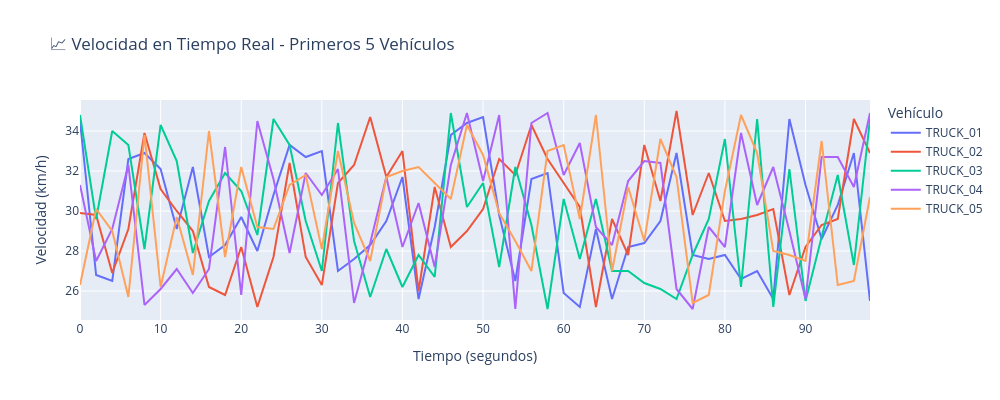
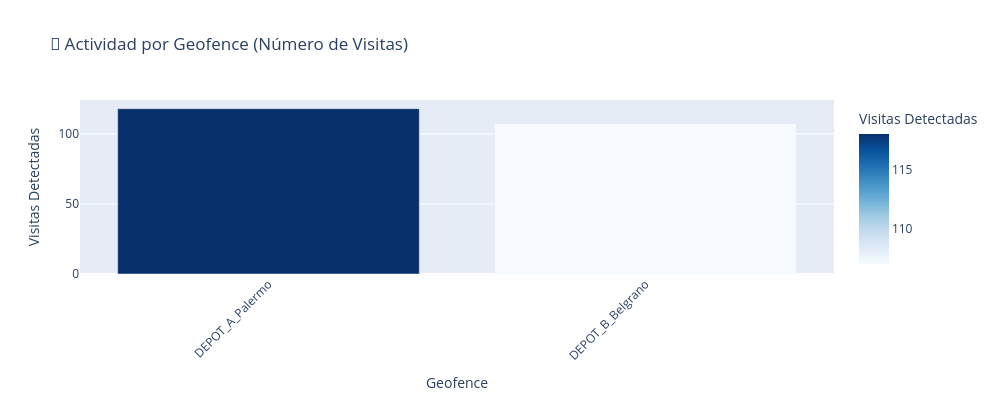
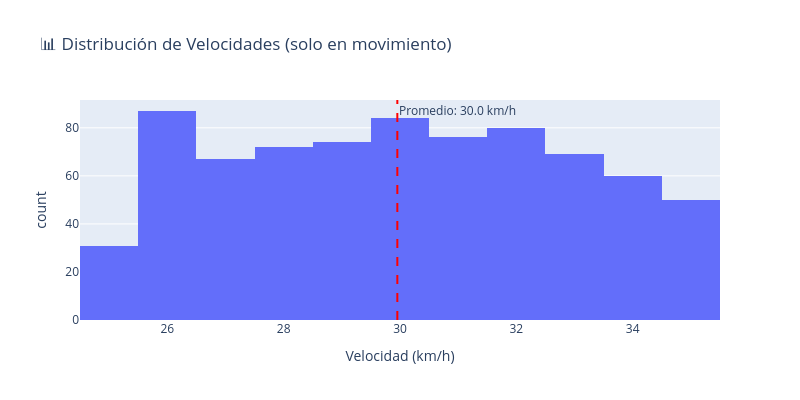

The notebook cell saved with these charts, in order:
### Code cell
# 1. Serie temporal de velocidades
df_events_full['timestamp_dt'] = pd.to_datetime(df_events_full['timestamp'])
df_events_full['seconds_elapsed'] = (df_events_full['timestamp_dt'] - df_events_full['timestamp_dt'].min()).dt.total_seconds()

# Seleccionar 5 vehículos para visualización
sample_vehicles = df_events_full['vehicle_id'].unique()[:5]
df_sample = df_events_full[df_events_full['vehicle_id'].isin(sample_vehicles)]

fig_speed = px.line(
    df_sample, 
    x='seconds_elapsed', 
    y='speed_kmh', 
    color='vehicle_id',
    title='📈 Velocidad en Tiempo Real - Primeros 5 Vehículos',
    labels={'seconds_elapsed': 'Tiempo (segundos)', 'speed_kmh': 'Velocidad (km/h)', 'vehicle_id': 'Vehículo'},
    width=1000,
    height=400,
)
fig_speed.update_layout(hovermode='x unified')
fig_speed.show()

# 2. Actividad por geofence - contar alertas inside_geofence
geofence_activity = df_alerts_full[df_alerts_full['alert_type'] == 'inside_geofence'].groupby('geofence').size().reset_index(name='num_visits')
geofence_activity = geofence_activity.sort_values('num_visits', ascending=False)

fig_activity = px.bar(
    geofence_activity,
    x='geofence',
    y='num_visits',
    title='🏢 Actividad por Geofence (Número de Visitas)',
    labels={'geofence': 'Geofence', 'num_visits': 'Visitas Detectadas'},
    width=1000,
    height=400,
    color='num_visits',
    color_continuous_scale='Blues',
)
fig_activity.update_xaxes(tickangle=-45)
fig_activity.show()

# 3. Distribución de velocidades
fig_speed_dist = px.histogram(
    df_events_full[df_events_full['speed_kmh'] > 0],
    x='speed_kmh',
    nbins=20,
    title='📊 Distribución de Velocidades (solo en movimiento)',
    labels={'speed_kmh': 'Velocidad (km/h)', 'count': 'Frecuencia'},
    width=800,
    height=400,
)
fig_speed_dist.add_vline(x=df_events_full[df_events_full['speed_kmh']>0]['speed_kmh'].mean(), 
                          line_dash="dash", line_color="red",
                          annotation_text=f"Promedio: {df_events_full[df_events_full['speed_kmh']>0]['speed_kmh'].mean():.1f} km/h")
fig_speed_dist.show()

# 4. Dashboard de KPIs
kpi_data = {
    'KPI': [
        'Eventos Totales',
        'Vehículos Activos',
        'Velocidad Promedio',
        'Distancia Total',
        'Arribos Detectados',
        'Partidas Detectadas',
        'Alertas Generadas',
    ],
    'Valor': [
        f"{len(df_events_full):,}",
        f"{df_events_full['vehicle_id'].nunique()}",
        f"{df_events_full[df_events_full['speed_kmh']>0]['speed_kmh'].mean():.1f} km/h",
        f"{vehicles_sim['total_distance_km'].sum():.2f} km",
        f"{(df_events_full['status']=='arrived').sum()}",
        f"{(df_events_full['status']=='departed').sum()}",
        f"{len(df_alerts_full):,}",
    ]
}
df_kpis = pd.DataFrame(kpi_data)

print("="*60)
print("📊 DASHBOARD DE KPIs OPERACIONALES".center(60))
print("="*60)
print(df_kpis.to_string(index=False))
print("="*60)

print("\n✅ Visualizaciones avanzadas generadas")
print(f"  - Serie temporal de velocidades")
print(f"  - Actividad por geofence")
print(f"  - Distribución de velocidades")
print(f"  - Dashboard de KPIs")

### Figure 1 — Plotly figure (JSON) as saved in the notebook; plotly's stock layout.template omitted (floating-point values rounded to 4 significant figures)
{"data": [{"hovertemplate": "Vehículo=TRUCK_01<br>Tiempo (segundos)=%{x}<br>Velocidad (km/h)=%{y}<extra></extra>", "legendgroup": "TRUCK_01", "line": {"color": "#636efa", "dash": "solid"}, "marker": {"symbol": "circle"}, "mode": "lines", "name": "TRUCK_01", "orientation": "v", "showlegend": true, "type": "scatter", "x": [0.0, 2.0, 4.0, 6.0, 8.0, 10.0, 12.0, 14.0, 16.0, 18.0, 20.0, 22.0, 24.0, 26.0, 28.0, 30.0, 32.0, 34.0, 36.0, 38.0, 40.0, 42.0, 44.0, 46.0, 48.0, 50.0, 52.0, 54.0, 56.0, 58.0, 60.0, 62.0, 64.0, 66.0, 68.0, 70.0, 72.0, 74.0, 76.0, 78.0, 80.0, 82.0, 84.0, 86.0, 88.0, 90.0, 92.0, 94.0, 96.0, 98.0], "xaxis": "x", "y": [34.5, 26.8, 26.5, 32.6, 32.9, 32.1, 29.1, 32.2, 27.7, 28.3, 29.7, 28.0, 30.8, 33.3, 32.7, 33.0, 27.0, 27.6, 28.3, 29.5, 31.7, 25.6, 29.2, 33.8, 34.4, 34.7, 29.8, 26.5, 31.6, 31.9, 25.9, 25.2, 29.1, 25.6, 28.2, 28.4, 29.5, 32.9, 27.8, 27.6, 27.8, 26.6, 27.0, 25.6, 34.6, 31.3, 28.6, 30.3, 32.9, 25.5], "yaxis": "y"}, {"hovertemplate": "Vehículo=TRUCK_02<br>Tiempo (segundos)=%{x}<br>Velocidad (km/h)=%{y}<extra></extra>", "legendgroup": "TRUCK_02", "line": {"color": "#EF553B", "dash": "solid"}, "marker": {"symbol": "circle"}, "mode": "lines", "name": "TRUCK_02", "orientation": "v", "showlegend": true, "type": "scatter", "x": [0.0, 2.0, 4.0, 6.0, 8.0, 10.0, 12.0, 14.0, 16.0, 18.0, 20.0, 22.0, 24.0, 26.0, 28.0, 30.0, 32.0, 34.0, 36.0, 38.0, 40.0, 42.0, 44.0, 46.0, 48.0, 50.0, 52.0, 54.0, 56.0, 58.0, 60.0, 62.0, 64.0, 66.0, 68.0, 70.0, 72.0, 74.0, 76.0, 78.0, 80.0, 82.0, 84.0, 86.0, 88.0, 90.0, 92.0, 94.0, 96.0, 98.0], "xaxis": "x", "y": [29.9, 29.8, 26.9, 29.1, 33.9, 31.1, 30.0, 29.0, 26.2, 25.8, 28.2, 25.2, 27.7, 32.4, 27.7, 26.3, 31.4, 32.3, 34.7, 31.7, 33.0, 26.0, 31.2, 28.2, 29.0, 30.1, 32.6, 31.8, 34.3, 32.6, 31.4, 30.2, 25.2, 29.6, 27.8, 33.3, 30.5, 35.0, 29.8, 31.9, 29.5, 29.6, 29.8, 30.1, 25.8, 28.2, 29.3, 29.6, 34.6, 32.9], "yaxis": "y"}, {"hovertemplate": "Vehículo=TRUCK_03<br>Tiempo (segundos)=%{x}<br>Velocidad (km/h)=%{y}<extra></extra>", "legendgroup": "TRUCK_03", "line": {"color": "#00cc96", "dash": "solid"}, "marker": {"symbol": "circle"}, "mode": "lines", "name": "TRUCK_03", "orientation": "v", "showlegend": true, "type": "scatter", "x": [0.0, 2.0, 4.0, 6.0, 8.0, 10.0, 12.0, 14.0, 16.0, 18.0, 20.0, 22.0, 24.0, 26.0, 28.0, 30.0, 32.0, 34.0, 36.0, 38.0, 40.0, 42.0, 44.0, 46.0, 48.0, 50.0, 52.0, 54.0, 56.0, 58.0, 60.0, 62.0, 64.0, 66.0, 68.0, 70.0, 72.0, 74.0, 76.0, 78.0, 80.0, 82.0, 84.0, 86.0, 88.0, 90.0, 92.0, 94.0, 96.0, 98.0], "xaxis": "x", "y": [34.8, 29.6, 34.0, 33.3, 28.1, 34.3, 32.5, 27.9, 30.5, 31.9, 31.0, 28.8, 34.6, 33.3, 29.5, 27.0, 34.4, 28.5, 25.7, 28.1, 26.2, 27.8, 26.7, 34.9, 30.2, 31.4, 27.2, 32.2, 29.3, 25.1, 30.6, 27.6, 30.6, 27.0, 27.0, 26.4, 26.1, 25.6, 27.8, 29.6, 33.6, 26.2, 34.6, 25.2, 32.1, 25.5, 28.7, 31.8, 27.3, 34.6], "yaxis": "y"}, {"hovertemplate": "Vehículo=TRUCK_04<br>Tiempo (segundos)=%{x}<br>Velocidad (km/h)=%{y}<extra></extra>", "legendgroup": "TRUCK_04", "line": {"color": "#ab63fa", "dash": "solid"}, "marker": {"symbol": "circle"}, "mode": "lines", "name": "TRUCK_04", "orientation": "v", "showlegend": true, "type": "scatter", "x": [0.0, 2.0, 4.0, 6.0, 8.0, 10.0, 12.0, 14.0, 16.0, 18.0, 20.0, 22.0, 24.0, 26.0, 28.0, 30.0, 32.0, 34.0, 36.0, 38.0, 40.0, 42.0, 44.0, 46.0, 48.0, 50.0, 52.0, 54.0, 56.0, 58.0, 60.0, 62.0, 64.0, 66.0, 68.0, 70.0, 72.0, 74.0, 76.0, 78.0, 80.0, 82.0, 84.0, 86.0, 88.0, 90.0, 92.0, 94.0, 96.0, 98.0], "xaxis": "x", "y": [31.3, 27.5, 29.1, 32.3, 25.3, 26.1, 27.1, 25.9, 27.1, 33.2, 25.8, 34.5, 31.6, 27.9, 31.9, 30.8, 32.1, 25.4, 28.4, 31.7, 28.2, 30.4, 27.2, 32.3, 34.9, 31.5, 34.8, 25.1, 34.4, 34.9, 31.8, 33.4, 29.2, 28.3, 31.5, 32.5, 32.4, 26.1, 25.1, 29.2, 28.2, 33.9, 30.3, 32.2, 29.0, 25.6, 32.7, 32.7, 31.2, 34.9], "yaxis": "y"}, {"hovertemplate": "Vehículo=TRUCK_05<br>Tiempo (segundos)=%{x}<br>Velocidad (km/h)=%{y}<extra></extra>", "legendgroup": "TRUCK_05", "line": {"color": "#FFA15A", "dash": "solid"}, "marker": {"symbol": "circle"}, "mode": "lines", "name": "TRUCK_05", "orientation": "v", "showlegend": true, "type": "scatter", "x": [0.0, 2.0, 4.0, 6.0, 8.0, 10.0, 12.0, 14.0, 16.0, 18.0, 20.0, 22.0, 24.0, 26.0, 28.0, 30.0, 32.0, 34.0, 36.0, 38.0, 40.0, 42.0, 44.0, 46.0, 48.0, 50.0, 52.0, 54.0, 56.0, 58.0, 60.0, 62.0, 64.0, 66.0, 68.0, 70.0, 72.0, 74.0, 76.0, 78.0, 80.0, 82.0, 84.0, 86.0, 88.0, 90.0, 92.0, 94.0, 96.0, 98.0], "xaxis": "x", "y": [26.3, 30.1, 29.0, 25.7, 33.8, 26.2, 29.7, 26.8, 34.0, 27.7, 32.2, 29.2, 29.1, 31.3, 31.8, 28.1, 33.0, 29.4, 27.5, 31.7, 32.0, 32.2, 31.4, 30.6, 34.3, 32.8, 29.9, 28.5, 27.0, 33.0, 33.3, 29.6, 34.8, 27.0, 31.2, 28.5, 33.6, 31.7, 25.4, 25.8, 31.0, 34.8, 32.9, 28.0, 27.8, 27.5, 33.5, 26.3, 26.5, 30.7], "yaxis": "y"}], "layout": {"height": 400, "hovermode": "x unified", "legend": {"title": {"text": "Vehículo"}, "tracegroupgap": 0}, "title": {"text": "📈 Velocidad en Tiempo Real - Primeros 5 Vehículos"}, "width": 1000, "xaxis": {"anchor": "y", "domain": [0, 1], "title": {"text": "Tiempo (segundos)"}}, "yaxis": {"anchor": "x", "domain": [0, 1], "title": {"text": "Velocidad (km/h)"}}}}

### Figure 2 — Plotly figure (JSON) as saved in the notebook; plotly's stock layout.template omitted (floating-point values rounded to 4 significant figures)
{"data": [{"hovertemplate": "Geofence=%{x}<br>Visitas Detectadas=%{marker.color}<extra></extra>", "legendgroup": "", "marker": {"color": [118, 107], "coloraxis": "coloraxis", "pattern": {"shape": ""}}, "name": "", "orientation": "v", "showlegend": false, "textposition": "auto", "type": "bar", "x": ["DEPOT_A_Palermo", "DEPOT_B_Belgrano"], "xaxis": "x", "y": [118, 107], "yaxis": "y"}], "layout": {"barmode": "relative", "coloraxis": {"colorbar": {"title": {"text": "Visitas Detectadas"}}, "colorscale": [[0, "rgb(247,251,255)"], [0.125, "rgb(222,235,247)"], [0.25, "rgb(198,219,239)"], [0.375, "rgb(158,202,225)"], [0.5, "rgb(107,174,214)"], [0.625, "rgb(66,146,198)"], [0.75, "rgb(33,113,181)"], [0.875, "rgb(8,81,156)"], [1, "rgb(8,48,107)"]]}, "height": 400, "legend": {"tracegroupgap": 0}, "title": {"text": "🏢 Actividad por Geofence (Número de Visitas)"}, "width": 1000, "xaxis": {"anchor": "y", "domain": [0, 1], "tickangle": -45, "title": {"text": "Geofence"}}, "yaxis": {"anchor": "x", "domain": [0, 1], "title": {"text": "Visitas Detectadas"}}}}

### Figure 3 — Plotly figure (JSON) as saved in the notebook; plotly's stock layout.template omitted (floating-point values rounded to 4 significant figures; data arrays with more than 128 entries replaced by an {"elided": "..."} marker saying what was removed)
{"data": [{"bingroup": "x", "hovertemplate": "Velocidad (km/h)=%{x}<br>count=%{y}<extra></extra>", "legendgroup": "", "marker": {"color": "#636efa", "pattern": {"shape": ""}}, "name": "", "nbinsx": 20, "orientation": "v", "showlegend": false, "type": "histogram", "x": {"elided": "750 float values"}, "xaxis": "x", "yaxis": "y"}], "layout": {"annotations": [{"showarrow": false, "text": "Promedio: 30.0 km/h", "x": 29.95, "xanchor": "left", "xref": "x", "y": 1, "yanchor": "top", "yref": "y domain"}], "barmode": "relative", "height": 400, "legend": {"tracegroupgap": 0}, "shapes": [{"line": {"color": "red", "dash": "dash"}, "type": "line", "x0": 29.95, "x1": 29.95, "xref": "x", "y0": 0, "y1": 1, "yref": "y domain"}], "title": {"text": "📊 Distribución de Velocidades (solo en movimiento)"}, "width": 800, "xaxis": {"anchor": "y", "domain": [0, 1], "title": {"text": "Velocidad (km/h)"}}, "yaxis": {"anchor": "x", "domain": [0, 1], "title": {"text": "count"}}}}
